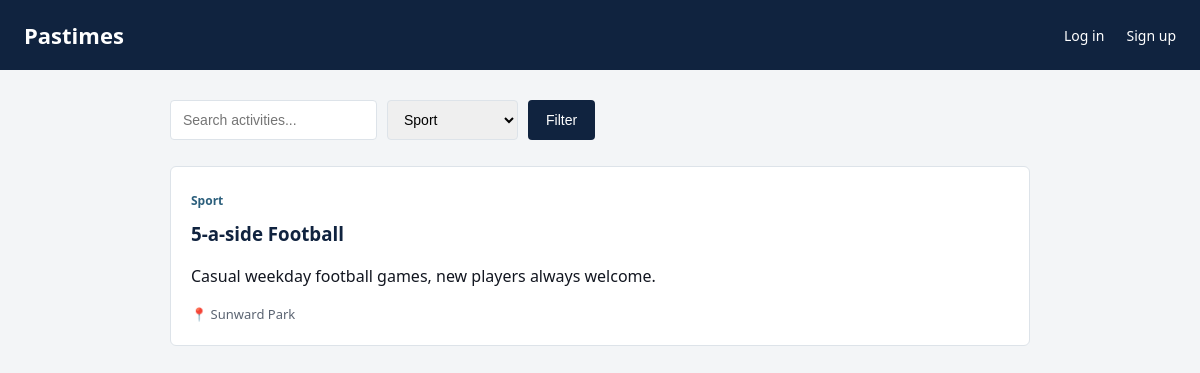
Page /index.php?category=Sport on the committed database.
### tables this page shows
CREATE TABLE IF NOT EXISTS activities (
    id INT AUTO_INCREMENT PRIMARY KEY,
    name VARCHAR(150) NOT NULL,
    category VARCHAR(50) NOT NULL,
    description TEXT NOT NULL,
    location VARCHAR(150) NOT NULL,
    created_by INT,
    created_at TIMESTAMP DEFAULT CURRENT_TIMESTAMP,
    FOREIGN KEY (created_by) REFERENCES users(id) ON DELETE SET NULL
);

### index.php (the view, shortened to what this page needs)
<?php require "db.php"; ?>
<!DOCTYPE html>
<html lang="en">
<head>
<link rel="stylesheet" href="style.css">
</head>
<body>
<header>
    <h1>Pastimes</h1>
    <nav>
        <?php if (isset($_SESSION['user_id'])): ?>
            <a href="add_activity.php">Add an activity</a>
            <a href="logout.php">Log out (<?= htmlspecialchars($_SESSION['user_name']) ?>)</a>
        <?php else: ?>
            <a href="login.php">Log in</a>
            <a href="register.php">Sign up</a>
        <?php endif; ?>
    </nav>
</header>
<div class="wrap">
    <form class="filter-bar" method="get">
        <input type="text" name="q" placeholder="Search activities..." value="<?= htmlspecialchars($_GET['q'] ?? '') ?>">
        <select name="category">
            <?php
            $categories = $pdo->query("SELECT DISTINCT category FROM activities ORDER BY category")->fetchAll(PDO::FETCH_COLUMN);
            foreach ($categories as $cat):
                $selected = (($_GET['category'] ?? '') === $cat) ? 'selected' : '';
            ?>
                <option value="<?= htmlspecialchars($cat) ?>" <?= $selected ?>><?= htmlspecialchars($cat) ?></option>
            <?php endforeach; ?>
        </select>
        <button type="submit">Filter</button>
    </form>
    <?php
    $sql = "SELECT * FROM activities WHERE 1=1";
    $params = [];
    if (!empty($_GET['category'])) {
        $sql .= " AND category = :category";
        $params['category'] = $_GET['category'];
    }
    $sql .= " ORDER BY created_at DESC";
    $stmt = $pdo->prepare($sql);
    $stmt->execute($params);
    $activities = $stmt->fetchAll();
    ?>
    <?php foreach ($activities as $a): ?>
        <div class="card">
            <span class="tag"><?= htmlspecialchars($a['category']) ?></span>
            <h3><?= htmlspecialchars($a['name']) ?></h3>
            <p><?= htmlspecialchars($a['description']) ?></p>
            <div class="meta">📍 <?= htmlspecialchars($a['location']) ?></div>
        </div>
    <?php endforeach; ?>
</div>
</body>
</html>

### style.css (style rules this page uses)
:root { --ink: #10233F; --steel: #2C5F7C; --brass: #C9972E; --bg: #F3F5F7; --panel: #FFFFFF; --text: #121620; --muted: #5B6472; --line: #DDE3E9; }
* { box-sizing: border-box; }
body { margin: 0; font-family: "Segoe UI", Arial, sans-serif; background: var(--bg); color: var(--text); line-height: 1.55; }
header { background: var(--ink); color: #fff; padding: 18px 24px; display: flex; justify-content: space-between; align-items: center; flex-wrap: wrap; gap: 12px; }
header h1 { margin: 0; font-size: 22px; }
header nav a { color: #fff; text-decoration: none; margin-left: 18px; font-size: 14px; }
.wrap { max-width: 900px; margin: 0 auto; padding: 30px 20px; }
.filter-bar { display: flex; gap: 10px; margin-bottom: 26px; flex-wrap: wrap; }
.filter-bar select, .filter-bar input { padding: 10px 12px; border: 1px solid var(--line); border-radius: 4px; font-size: 14px; }
.filter-bar button, .btn { background: var(--ink); color: #fff; border: none; padding: 10px 18px; border-radius: 4px; cursor: pointer; font-size: 14px; text-decoration: none; display: inline-block; }
.card { background: var(--panel); border: 1px solid var(--line); border-radius: 6px; padding: 20px; margin-bottom: 16px; }
.card h3 { margin: 0 0 6px; color: var(--ink); }
.tag { display: inline-block; font-size: 12px; color: var(--steel); font-weight: 600; margin-bottom: 8px; }
.card .meta { color: var(--muted); font-size: 13px; margin-top: 10px; }

### rows in the picture
activities: category "Sport", name "5-a-side Football", description "Casual weekday football games, new players always welcome.", location "Sunward Park"

### other values in the picture
form field category "Sport"
